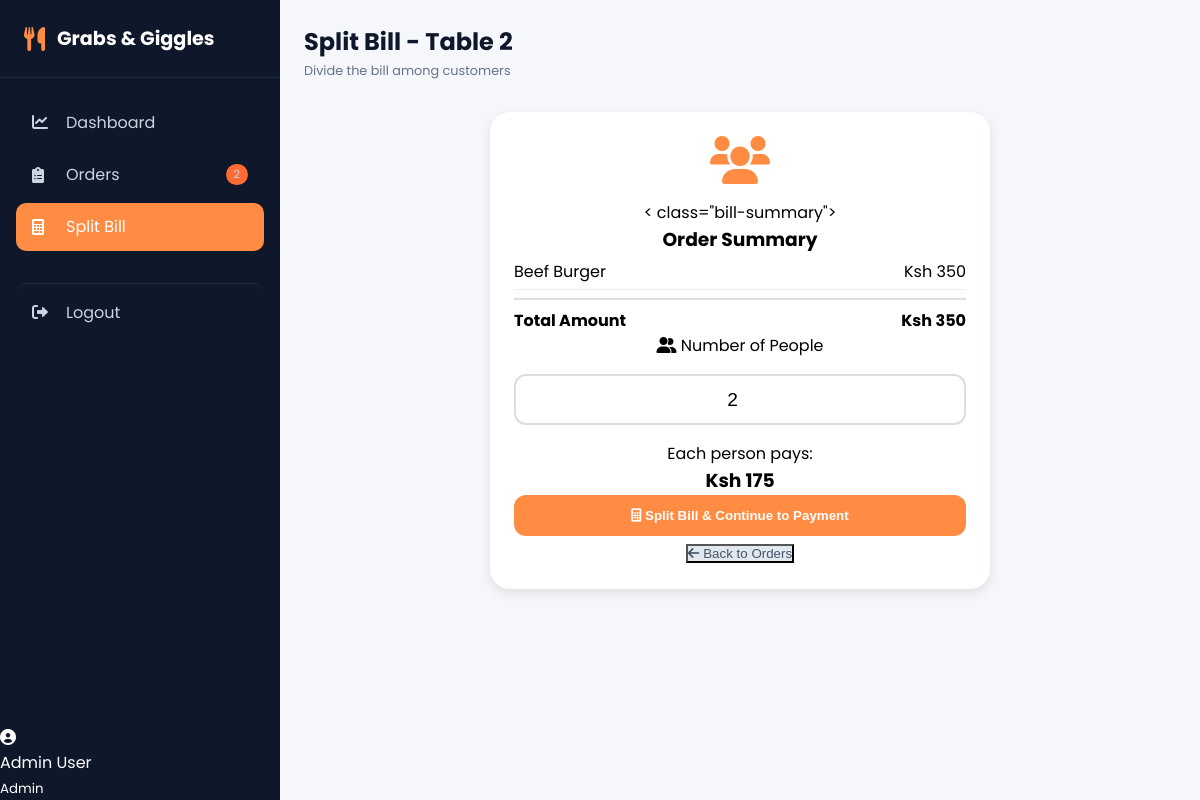
/pages/bill_split.php?table=2 (signed in), run on an earlier commit of the app's database.
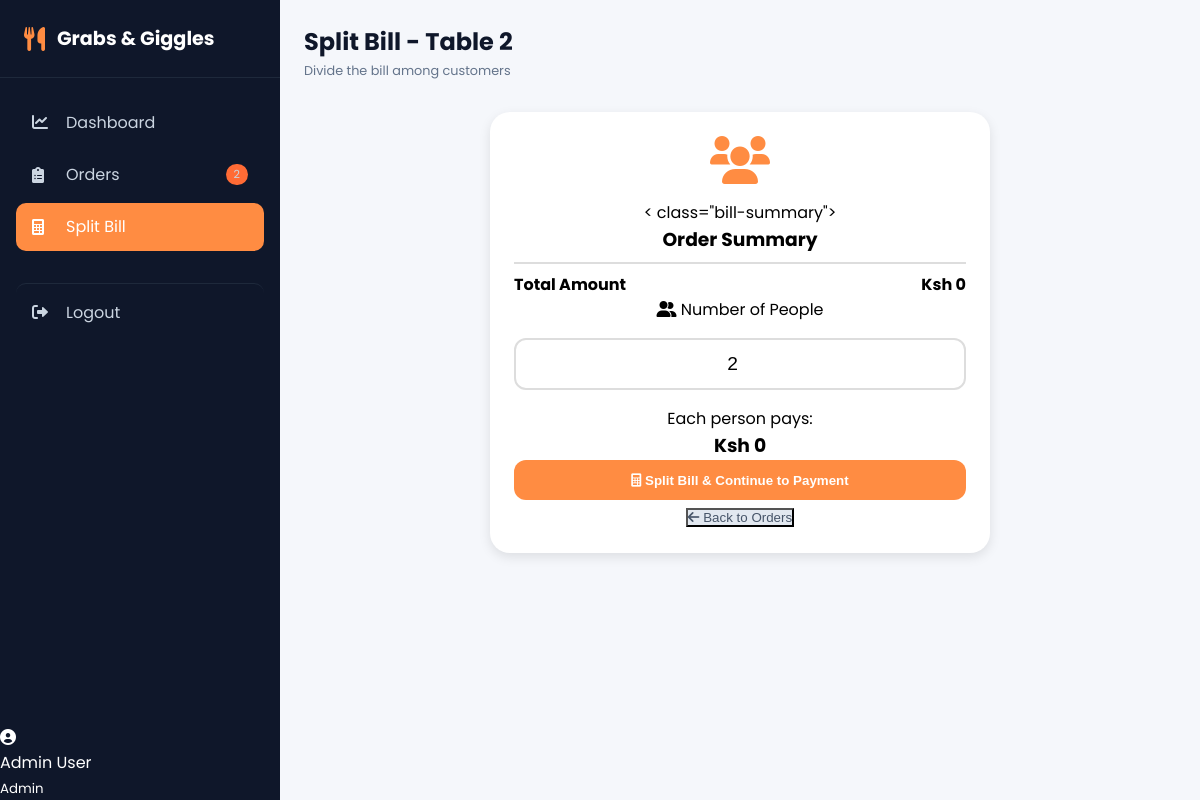
And on a later commit of the database.
### tables this page shows
CREATE TABLE `orders` (
  `id` int(11) NOT NULL,
  `table_number` int(11) NOT NULL,
  `item_name` varchar(100) NOT NULL,
  `price` decimal(10,2) NOT NULL,
  `status` varchar(20) DEFAULT 'pending',
  `created_at` timestamp NOT NULL DEFAULT current_timestamp(),
  `customer_id` int(11) DEFAULT NULL
);

### pages/bill_split.php (the view, shortened to what this page needs)
<?php
include("../db_connect.php");
$user_role = $_SESSION['role'];
$user_name = $_SESSION['name'];
$table_number = isset($_GET['table']) ? intval($_GET['table']) : 0;
$orders = $conn->query("SELECT * FROM orders WHERE table_number = '$table_number' AND status = 'pending'");
$total_amount = 0;
$order_items = [];
while($order = $orders->fetch_assoc()) {
    $total_amount += $order['price'];
    $order_items[] = $order;
}
$pending_count = $conn->query("SELECT COUNT(*) as total FROM orders WHERE status = 'pending'")->fetch_assoc()['total'] ?? 0;
?>
<!DOCTYPE html>
<html lang="en">
<head>
    <link rel="stylesheet" href="https://cdnjs.cloudflare.com/ajax/libs/font-awesome/6.0.0-beta3/css/all.min.css">
    <link rel="stylesheet" href="../css/dashboard.css">
    <link rel="stylesheet" href="../css/bill_split.css">
</head>
<body>
<div class="dashboard-container">
    <aside class="sidebar">
        <div class="sidebar-header">
            <div class="logo">
                <i class="fas fa-utensils"></i>
                <span>Grabs & Giggles</span>
            </div>
        </div>
        <nav class="sidebar-nav">
            <?php if($user_role == 'Admin'): ?>
                <a href="dashboard.php" class="nav-item">
                    <i class="fas fa-chart-line"></i>
                    <span>Dashboard</span>
                </a>
            <?php endif; ?>
            <a href="orders.php" class="nav-item">
                <i class="fas fa-clipboard-list"></i>
                <span>Orders</span>
                <?php if($pending_count > 0): ?>
                    <span class="badge"><?php echo $pending_count; ?></span>
                <?php endif; ?>
            </a>
            <a href="bill_split.php?table=<?php echo $table_number; ?>" class="nav-item active">
                <i class="fas fa-calculator"></i>
                <span>Split Bill</span>
            </a>
            <a href="logout.php" class="nav-item logout">
                <i class="fas fa-sign-out-alt"></i>
                <span>Logout</span>
            </a>
        </nav>
        <div class="user-info-sidebar">
            <i class="fas fa-user-circle"></i>
            <div>
                <p><?php echo $user_name; ?></p>
                <small><?php echo $user_role; ?></small>
            </div>
        </div>
    </aside>
    <main class="main-content">
        <div class="top-bar">
            <div class="page-title">
                <h1>Split Bill - Table <?php echo $table_number; ?></h1>
                <p>Divide the bill among customers</p>
            </div>
        </div>
        <div class="split-container">
            <div class="split-card">
                <div class="split-icon">
                    <i class="fas fa-users"></i>
                </div>
                < class="bill-summary">
                    <h3>Order Summary</h3>
                    <div class="order-items">
                        <?php foreach($order_items as $item): ?>
                        <div class="order-item">
                            <span><?php echo htmlspecialchars($item['item_name']); ?></span>
                            <span>Ksh <?php echo number_format($item['price'], 0); ?></span>
                        </div>
                        <?php endforeach; ?>
                    </div>
                    <div class="total-amount">
                        <strong>Total Amount</strong>
                        <strong class="total-price">Ksh <?php echo number_format($total_amount, 0); ?></strong>
                    </div>
                <form method="POST" id="splitForm">
                    <div class="form-group-split">
                        <label><i class="fas fa-user-friends"></i> Number of People</label>
                        <input type="number" name="num_people" id="numPeople" class="people-input"
                               min="1" max="20" value="2" required>
                    </div>
                    <div class="per-person-card" id="perPersonCard">
                        <p>Each person pays:</p>
                        <h3 id="perPersonAmount">Ksh <?php echo number_format($total_amount / 2, 0); ?></h3>
                    </div>
                    <button type="submit" name="split_bill" class="btn-split">
                        <i class="fas fa-calculator"></i> Split Bill & Continue to Payment
                    </button>
                </form>
                <button onclick="window.location.href='orders.php'" class="btn-back">
                    <i class="fas fa-arrow-left"></i> Back to Orders
                </button>
            </div>
        </div>
    </main>
</div>
</body>
</html>

What changed in the data, as far as the page shows it:
no longer on this page (row edited): orders: item_name "Beef Burger", price "350"
Also different on the page:
$total_amount: "350" → "0"
text written by a page script: "Ksh 175" → "Ksh 0"
